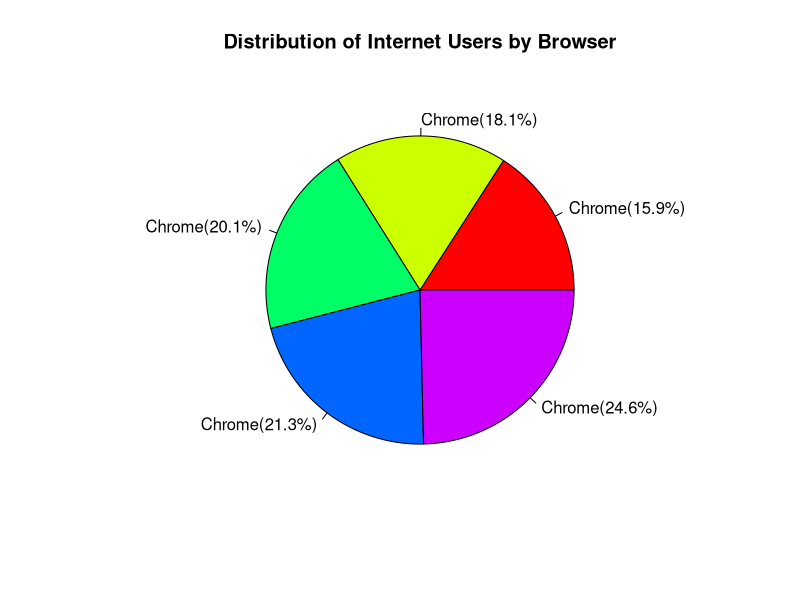
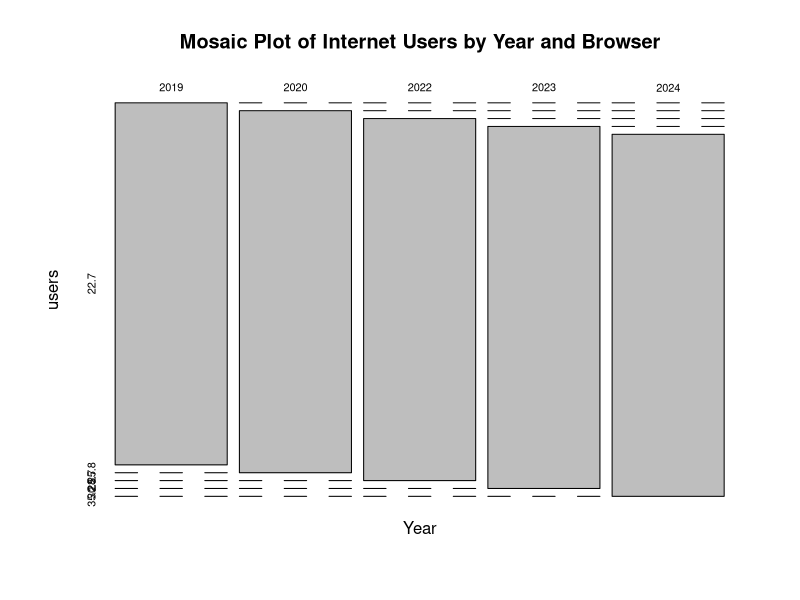
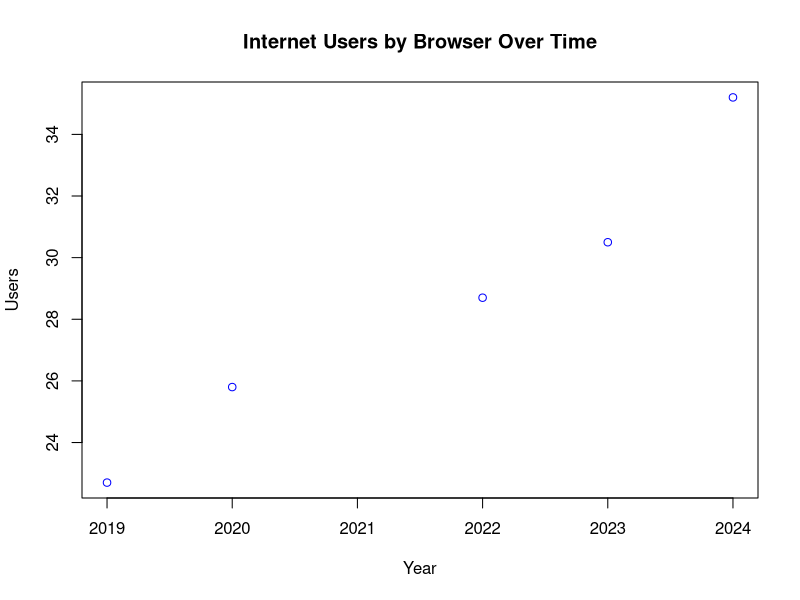

Here is the R script that generated these plots, in order:

internet_data <- data.frame(
  Year = c(2019, 2020, 2022, 2023, 2024),
  Browser = c("Chrome", "Chrome", "Chrome", "Chrome", "Chrome"),
  Users = c(22.7, 25.8, 28.7, 30.5, 35.2)
)
percentages <- round(internet_data$Users / sum(internet_data$Users) * 100, 1)
labels <- paste(internet_data$Browser, "(", percentages, "%)", sep = "")

pie(internet_data$Users, labels = labels,
    main = "Distribution of Internet Users by Browser",
    col = rainbow(length(internet_data$Browser)))
mosaicplot(table(internet_data$Year, internet_data$Users),
           main = "Mosaic Plot of Internet Users by Year and Browser",
           xlab = "Year",
           ylab = "users")
plot(internet_data$Year, internet_data$Users,
     main = "Internet Users by Browser Over Time",
     xlab = "Year",
     ylab = "Users",
     col = "blue")
